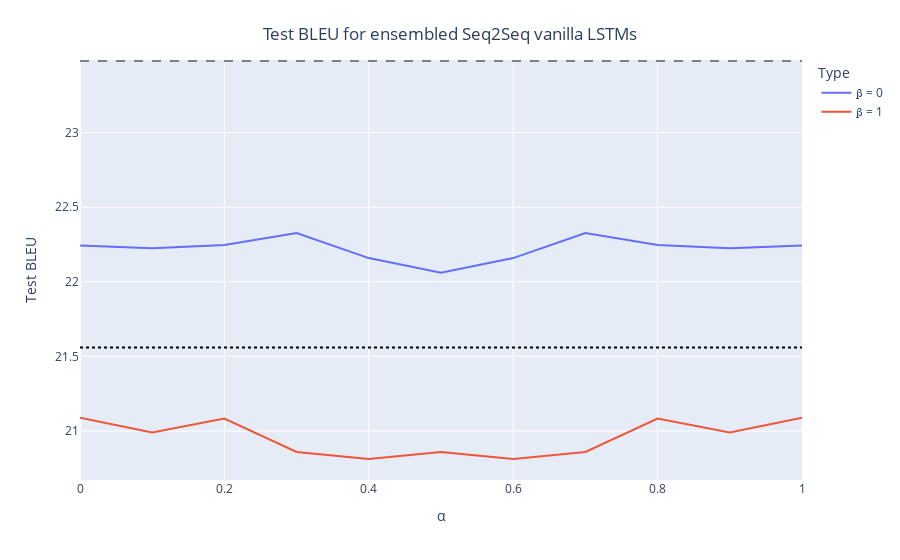

Source (notebook cell):
### Code cell
fig = px.line(df, x='α', y='Test BLEU', color='Type')
fig.add_hline(y=23.48, line_dash='dash', line_color='grey')
fig.add_hline(y=21.56, line_dash='dot', line_color='black')
fig.update_layout(
    title={
        'text': "Test BLEU for ensembled Seq2Seq vanilla LSTMs",
        'y':0.95,
        'x':0.5,
        'xanchor': 'center',
        'yanchor': 'top'})
fig.show()
fig.write_html('vanilla_ensemble_plot.html')

### Figure 1 — Plotly figure (JSON) as saved in the notebook; plotly's stock layout.template omitted (floating-point values rounded to 4 significant figures)
{"data": [{"hovertemplate": "Type=ꞵ = 0<br>α=%{x}<br>Test BLEU=%{y}<extra></extra>", "legendgroup": "ꞵ = 0", "line": {"color": "#636efa", "dash": "solid"}, "marker": {"symbol": "circle"}, "mode": "lines", "name": "ꞵ = 0", "orientation": "v", "showlegend": true, "type": "scatter", "x": [0, 0.1, 0.2, 0.3, 0.4, 0.5, 0.6, 0.7, 0.8, 0.9, 1], "xaxis": "x", "y": [22.24, 22.23, 22.25, 22.33, 22.16, 22.06, 22.16, 22.33, 22.25, 22.23, 22.24], "yaxis": "y"}, {"hovertemplate": "Type=ꞵ = 1<br>α=%{x}<br>Test BLEU=%{y}<extra></extra>", "legendgroup": "ꞵ = 1", "line": {"color": "#EF553B", "dash": "solid"}, "marker": {"symbol": "circle"}, "mode": "lines", "name": "ꞵ = 1", "orientation": "v", "showlegend": true, "type": "scatter", "x": [0, 0.1, 0.2, 0.3, 0.4, 0.5, 0.6, 0.7, 0.8, 0.9, 1], "xaxis": "x", "y": [21.09, 20.99, 21.08, 20.86, 20.81, 20.86, 20.81, 20.86, 21.08, 20.99, 21.09], "yaxis": "y"}], "layout": {"legend": {"title": {"text": "Type"}, "tracegroupgap": 0}, "margin": {"t": 60}, "shapes": [{"line": {"color": "grey", "dash": "dash"}, "type": "line", "x0": 0, "x1": 1, "xref": "x domain", "y0": 23.48, "y1": 23.48, "yref": "y"}, {"line": {"color": "black", "dash": "dot"}, "type": "line", "x0": 0, "x1": 1, "xref": "x domain", "y0": 21.56, "y1": 21.56, "yref": "y"}], "title": {"text": "Test BLEU for ensembled Seq2Seq vanilla LSTMs", "x": 0.5, "xanchor": "center", "y": 0.95, "yanchor": "top"}, "xaxis": {"anchor": "y", "domain": [0, 1], "title": {"text": "α"}}, "yaxis": {"anchor": "x", "domain": [0, 1], "title": {"text": "Test BLEU"}}}}
